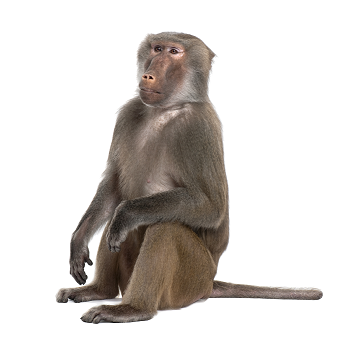
#> input picture python sison 2/latihan_pengelolah_citra/img/Baboon.png, 352 x 342 px; its folder holds only this picture in this run
$ python citra_biner.py
#> lines starting #> are read from the running program, lines starting #| are printed output that depends on the picture; after the words box and inside, x2 and y2 are one past the last pixel; in counts of white or black regions, pixels touching at a corner belong together
import cv2
import numpy as np
import os
os.system('cls')
os.chdir('C:/Users/Dzaky Faihalariq Pir/Downloads/pythonseson2/latihan_pengelolah_citra/img')
data = os.listdir()


def fungsi(nama, ambang):
#> called with nama = 'Baboon.png', ambang = 150
    citra = cv2.imread(nama, cv2.IMREAD_GRAYSCALE)
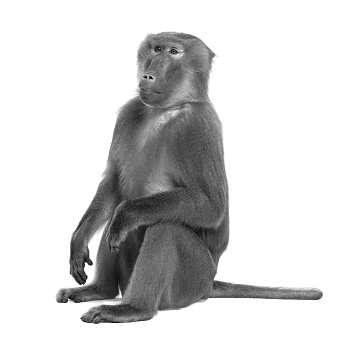
#> citra: shape (342, 352); min 0, max 255, mean 211.2
    jmlbaris = citra.shape[0]
#> jmlbaris = 342
    jmlcolom = citra.shape[1]
#> jmlcolom = 352
    hasil = np.zeros((jmlbaris, jmlcolom), np.uint8)
    for brs in range(jmlbaris):
        for klm in range(jmlcolom):
            if citra[brs, klm] >= ambang:
                hasil[brs, klm] = 255
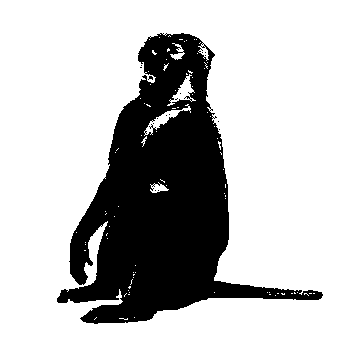
#> hasil: shape (342, 352); 74% white; 17 black regions (16 under 20 px), largest, box (x1, y1, x2, y2) and area: (57, 33, 323, 324) 31273
    cv2.imshow('Asli', citra)
    cv2.imshow('Biner', hasil)
    cv2.waitKey(0)
    return nama, ambang


nama, ambang = fungsi(data[0], 150)
print("nama file : {}".format(nama))
print("nilai ambang : {}".format(ambang))

$ run again, on python sison 2/latihan_pengelolah_citra/img/buah.png
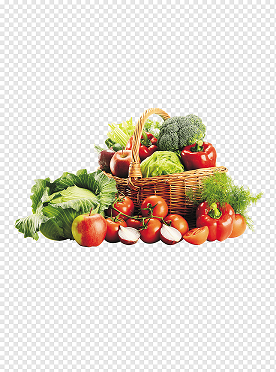
#> input picture python sison 2/latihan_pengelolah_citra/img/buah.png, 276 x 372 px
#> in fungsi, `citra = cv2.imread(nama, cv2.IMREAD_GRAYSCALE)`:
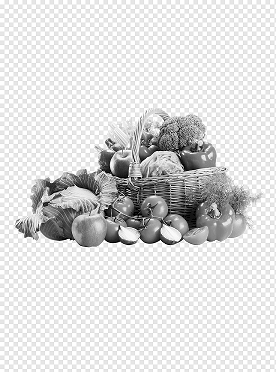
#> citra: shape (372, 276); min 0, max 255, mean 219.9
#> after the loop in fungsi, `for brs in range(jmlbaris):`:
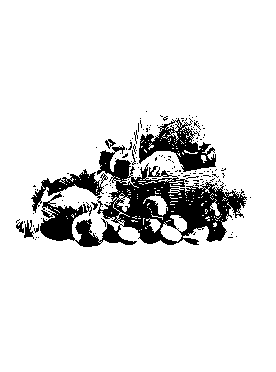
#> hasil: shape (372, 276); 89.1% white; 150 black regions (141 under 20 px), largest, box (x1, y1, x2, y2) and area: (31, 145, 247, 247) 8757, (139, 118, 216, 172) 1766, (24, 220, 34, 239) 96
